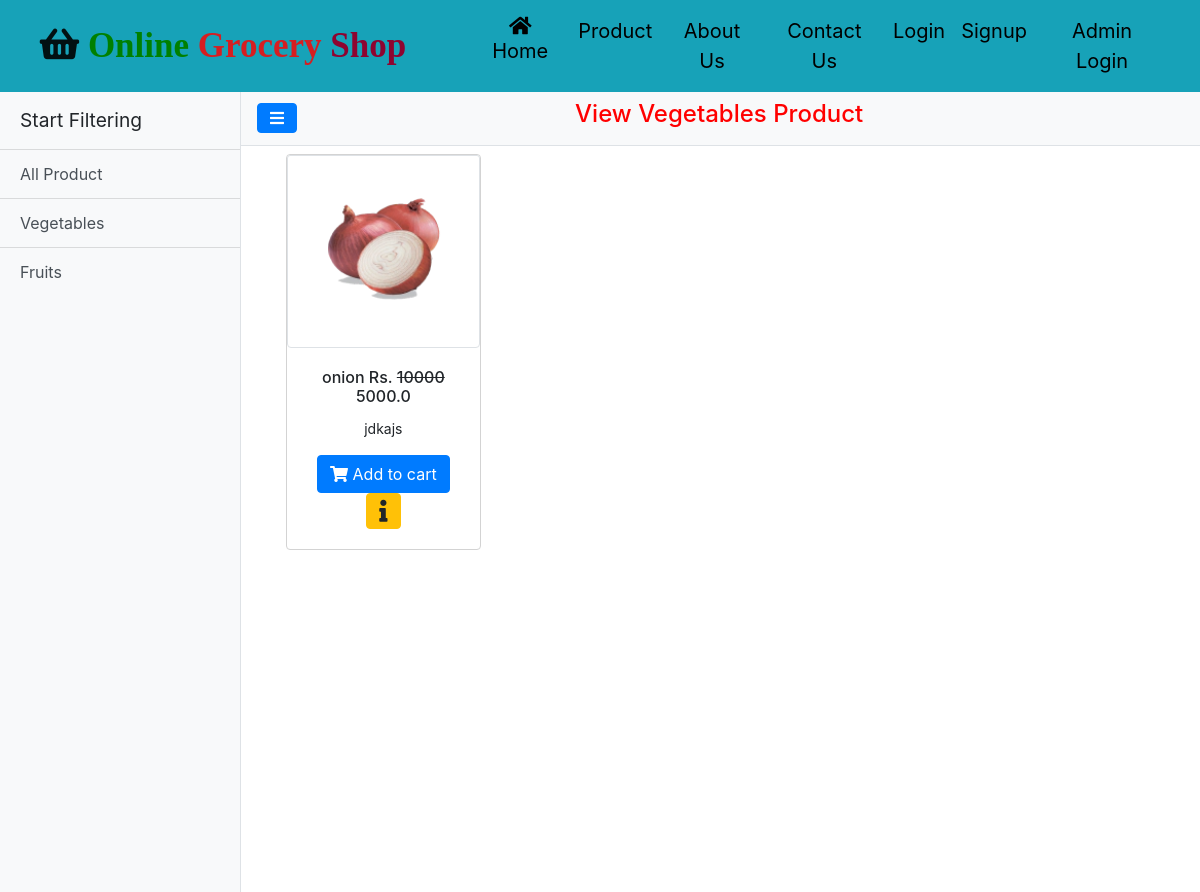
The app's page /user-product/1/, older data.
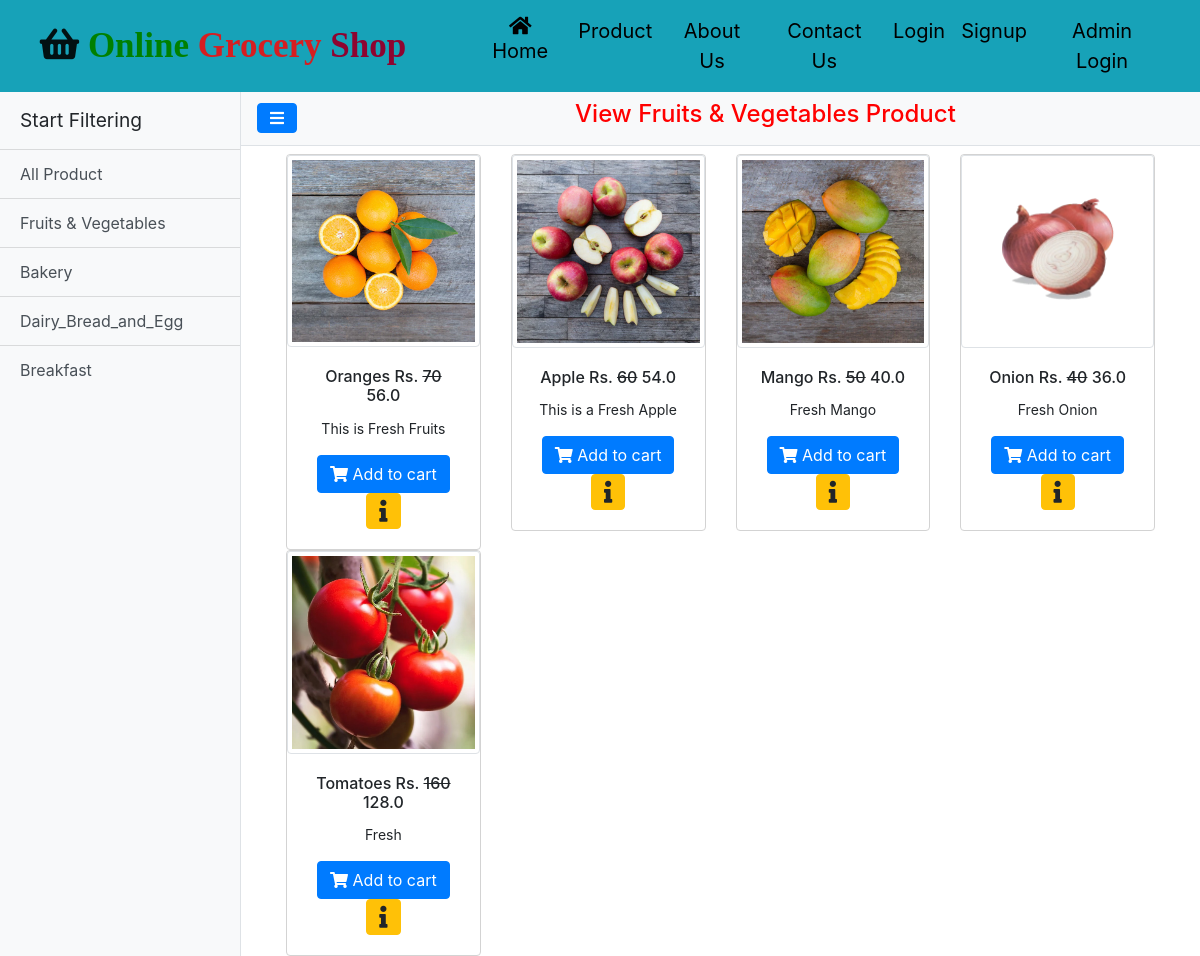
The same page, newer data.
### groceryapp/models.py (models this page shows, shortened)
class Category(models.Model):
    name = models.CharField(max_length=100, null=True, blank=True)
    created = models.DateTimeField(auto_now_add=True)

class Product(models.Model):
    category = models.ForeignKey(Category, on_delete=models.CASCADE, null=True, blank=True)
    name = models.CharField(max_length=100, null=True, blank=True)
    image = models.FileField(null=True, blank=True)
    description = models.TextField(null=True, blank=True)
    price = models.CharField(max_length=100, null=True, blank=True)
    discount = models.CharField(max_length=100, null=True, blank=True)
    updated = models.DateTimeField(auto_now=True)
    created = models.DateTimeField(auto_now_add=True)

### groceryapp/views.py (the view)
# urls.py: path('user-product/<int:pid>/', user_product, name="user_product"),
def user_product(request,pid):
    if pid == 0:
        product = Product.objects.all()
    else:
        category = Category.objects.get(id=pid)
        product = Product.objects.filter(category=category)
    allcategory = Category.objects.all()
    return render(request, "user-product.html", locals())

### groceryapp/templatetags/custom_tags.py (called while the page is built)
@register.filter()
def applydiscount(pid):
    data = Product.objects.get(id=pid)
    price = float(data.price) * (100 - int(data.discount))/100
    return price

### groceryapp/templates/user-product.html (shortened to what this page needs)
{% include 'navigation.html' %}
{% load static custom_tags %}
{% load static %}
<link href="{% static 'css/simple-sidebar.css' %}" rel="stylesheet">
<div class="d-flex" id="wrapper">
  <div class="bg-light border-right" id="sidebar-wrapper">
    <div class="sidebar-heading">Start Filtering</div>
      <div class="list-group list-group-flush">
        <a href="{% url 'user_product' 0 %}" class="list-group-item list-group-item-action bg-light">All Product</a>
        {% for i in allcategory %}
          <a href="{% url 'user_product' i.id %}" class="list-group-item list-group-item-action bg-light"> {{i.name}}</a>
        {% endfor %}
      </div>
    </div>
    <div id="page-content-wrapper">
      <nav class="navbar navbar-expand-lg navbar-light bg-light border-bottom">
        <button class="btn btn-primary" id="menu-toggle"><i class="fa fa-bars"></i></button>
        <h4 style="color:red;margin-left:30%">View {{category.name}} Product</h4>
      </nav>
      <div class="container-fluid mt-2">
          <div class="container-fluid">
              <div class="row w-100 mx-auto">
                {% for j in product %}
                <div class="col-md-3">
                  <div class="card" align="center" style="border:1px solid lightgrey">
                    <img class="card-img-top img-thumbnail" src="{{j.image.url}}" style="width:100%;width: 200px;" alt="card-img">
                    <div class="card-body">
                      <h6 class="card-title">{{j.name}} Rs.
                        <del>{{j.price}}</del>
                        {{j.id|applydiscount}}
                      </h6>
                      <p class="card-text" style="font-size:14px">{{j.description}}</p>
                      <a href="/add-to-cart/{{j.id}}/" class="btn btn-primary">
                        <i class="fa fa-shopping-cart"></i> Add to cart
                      </a>
                      <a href="/product-detail/{{j.id}}/" class="btn btn-warning">
                        <i class="fa fa-info" style="font-size:22px"></i>
                      </a>
                    </div>
                  </div>
                </div>
                {% endfor %}
              </div>
          </div>
      </div>
    </div>
  </div>

### groceryapp/templates/navigation.html (shortened to what this page needs)
{% load static %}
<link rel="stylesheet" href="https://stackpath.bootstrapcdn.com/bootstrap/4.1.3/css/bootstrap.min.css"
>
<link rel="stylesheet" href="https://use.fontawesome.com/releases/v5.2.0/css/all.css"
>
<link rel="stylesheet" href="https://cdnjs.cloudflare.com/ajax/libs/animate.css/3.7.2/animate.min.css">
<link rel="stylesheet" href="{% static 'css/mystyle.css' %}">
<nav class="navbar navbar-expand-sm navbar-light bg-info">
    <div class="container-fluid">
        <a href="#" class="navbar-brand">
            &nbsp;<i class="fa fa-shopping-basket" aria-hidden="true"></i>
            <span style="color:green">Online</span>
            <span style="color:rgba(237, 15, 15, 0.896)">Grocery</span>
            <span style="color:rgb(142, 4, 48)">Shop</span></a>
        <div class="collapse navbar-collapse text-center" id="myMenu">
            <ul class="navbar-nav pl-5 custom-nav ml-auto">
                <li class="nav-item text-dark"><a href="/main/" class="nav-link"><i class="fas fa-home"></i>
                    Home{{is_authenticated}}</a></li>
                <li class="nav-item">
                    <a href="/user-product/0/" class="nav-link">Product</a>
                </li>
                {% if not request.user.is_authenticated %}
                <li class="nav-item"><a href="/about/" class="nav-link">About Us</a></li>
                <li class="nav-item"><a href="/contact/" class="nav-link">Contact Us</a></li>
                <li class="nav-item"><a href="{% url 'userlogin' %}" class="nav-link">Login</a></li>
                <li class="nav-item"><a href="{% url 'registration' %}" class="nav-link">Signup</a></li>
                <li class="nav-item"><a href="{% url 'admin_login' %}" class="nav-link">Admin Login</a></li>
                {% endif %}
            </ul>
        </div>
    </div>
</nav>

### groceryapp/static/css/mystyle.css (style rules this page uses)
.navbar-brand { font-family: 'Monotype Corsiva'; font-size: 35px; font-weight: bold; }
.nav-link,.dropdown-item { color: black !important; font-size : 20px }

### groceryapp/static/css/simple-sidebar.css (style rules this page uses)
#sidebar-wrapper { min-height: 100vh; margin-left: -15rem; -webkit-transition: margin .25s ease-out; -moz-transition: margin .25s ease-out; -o-transition: margin .25s ease-out; transition: margin .25s ease-out; }
#sidebar-wrapper .sidebar-heading { padding: 0.875rem 1.25rem; font-size: 1.2rem; }
#sidebar-wrapper .list-group { width: 15rem; }
#page-content-wrapper { min-width: 100vw; }
@media (min-width: 768px) { #sidebar-wrapper { margin-left: 0; } }
@media (min-width: 768px) { #page-content-wrapper { min-width: 0; width: 100%; } }

Row changes from the older to the newer data that the page shows:
removed Category: name "Fruits"
removed Product: image (picture), name "onion", price "10000", id|applydiscount "5000.0", description "jdkajs"
changed Category: name "Vegetables" → "Fruits & Vegetables"
added Category: name "Bakery"
added Category: name "Dairy_Bread_and_Egg"
added Category: name "Breakfast"
added Product: image (picture), name "Oranges", price "70", id|applydiscount "56.0", description "This is Fresh Fruits"
added Product: image (picture), name "Apple", price "60", id|applydiscount "54.0", description "This is a Fresh Apple"
added Product: image (picture), name "Mango", price "50", id|applydiscount "40.0", description "Fresh Mango"
added Product: image (picture), name "Onion", price "40", id|applydiscount "36.0", description "Fresh Onion"
added Product: image (picture), name "Tomatoes", price "160", id|applydiscount "128.0", description "Fresh"
